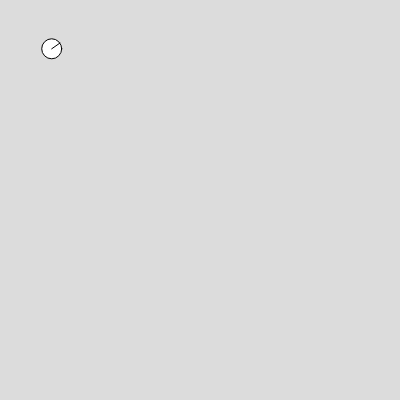
Frame 1 (no input)
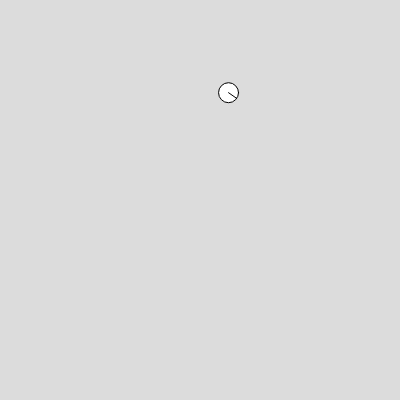
Frame 60 (no input)
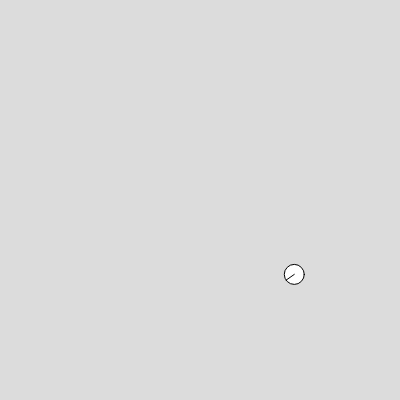
Frame 120 (the mouse pressed at the canvas centre since frame 60)

The p5.js sketch that drew these frames (run headless with seeded random() and noise() and a simulated clock; from frame 60 on, the mouse is pressed at the canvas centre):

// p5.js sketch
// ── sketch.js
//
// Bouncing ball, part 1: motion from velocity + acceleration vectors.
// A vector has both magnitude and direction. Each frame the ball's velocity
// vector moves it, an acceleration vector speeds it up (in the heading
// direction), and it bounces off the walls. See BouncingBallWithAcceleration
// for a version where YOU set the acceleration vector with the mouse.
//
// Source Documentation:
//  - https://p5js.org/reference/#/p5.Vector
//
// References:
//  - Coding Train: "Vectors - The Nature of Code" https://youtu.be/mWJkvxQXIa8
//  - Coding Train: "Vector Math - The Nature of Code" https://youtu.be/s6b1_3bNCxk
//
// Examples:
//  - https://p5js.org/examples/motion-non-orthogonal-reflection.html
//
// TODO:
// - Make walls with arbitrary angles for bouncing:
//    - https://stackoverflow.com/a/573206
//    - Book section on similar topic: http://bit.ly/387rBpT
//    - http://www.migapro.com/circle-and-rotated-rectangle-collision-detection/

let ball;

// Create the bouncing ball.
function setup() {
  createCanvas(400, 400);
  // Accessibility: text description of the canvas for screen readers
  // https://p5js.org/reference/p5/describe/
  describe("A white ball with a short heading line moves across a gray canvas, speeding up due to acceleration and bouncing off the four walls, illustrating velocity and acceleration vectors.");
  ball = new Ball();
  //noLoop();
}

// Each frame: advance the ball's physics, then draw it.
function draw() {
  background(220);
  ball.update();
  ball.draw();
}

class Ball{

  // Start at top-left with a random direction; acceleration points the same
  // way as the initial velocity, so the ball speeds up until it hits a wall.
  constructor(){
    this.position = createVector(50, 50);
    this.diameter = 20;
    
    this.baseAcceleration = 0.1;
    this.baseSpeed = 2;
    this.maxSpeed = 10;
    
    // make a new 2D unit vector from a random angle
    // a unit vector has a magnitude of 1, so this
    // only sets up the angle... the next line of code
    // establishes the magnitude of that angle (aka the velocity)
    this.velocity = p5.Vector.random2D();
    this.velocity.mult(this.baseSpeed);
    
    this.acceleration = this.velocity.copy().normalize();
    this.acceleration.setMag(this.baseAcceleration);
  }
  
  // Called after a wall bounce: reset speed to base and re-aim acceleration
  // along the (newly reflected) velocity so the ball keeps speeding up.
  resetVelocityAndAcceleration(){
    this.velocity.setMag(this.baseSpeed);

    // sets up an acceleration vector that always accelerates
    // in same exact direction as velocity vector
    this.acceleration = this.velocity.copy().normalize();
    this.acceleration.setMag(this.baseAcceleration);
  }

  // Position/size accessors (getters let you read x/y/radius like properties).
  get x(){
    return this.position.x;
  }

  get y(){
    return this.position.y;
  }

  get radius(){
    // see: https://developer.mozilla.org/en-US/docs/Web/JavaScript/Reference/Functions/get
    return this.diameter / 2;  
  }
  
  // Advance one frame: add acceleration to velocity (capping at maxSpeed), move
  // the ball, and bounce off any wall it crosses (flipping that axis and nudging
  // it back in-bounds so it can't stick to the edge).
  update(){
    this.velocity.add(this.acceleration);
    if(this.velocity.mag() >= this.maxSpeed){
      this.velocity.setMag(this.maxSpeed);
      this.acceleration.setMag(0); 
      
      // Note: could also use the limit function here to 
      // constrain velocity to its maxspeed
      // e.g., this.velocity.limit(this.maxSpeed);
    }
    
    this.position.add(this.velocity);
    
    if(this.x - this.radius <= 0 || this.x + this.radius >= width){
      this.velocity.x *= -1; 
      
      // needed so ball doesn't get stuck at edge due to rounding
      if(this.x - this.radius <= 0){
        this.position.x = this.radius; 
      }else{
        this.position.x = width - this.radius; 
      }
      
      this.resetVelocityAndAcceleration();
    }
    
    if(this.y - this.radius <= 0 || this.y + this.radius >= height){
      this.velocity.y *= -1; 
      
      // needed so ball doesn't get stuck on edge
      if(this.y - this.radius <= 0){
        this.position.y = this.radius; 
      }else{
        this.position.y = height - this.radius; 
      }
      
      this.resetVelocityAndAcceleration();
    }
  }
  
  // Draw the ball plus a short line pointing in its direction of travel.
  draw(){
    push();
    fill(255);
    ellipse(this.position.x, this.position.y, this.diameter);

    //draw heading line
    //print(degrees(this.velocity.heading()));
    let headingLineSize = this.radius;
    push();
    translate(this.position);
    stroke(0);
    
    // We want to normalize the velocity vector to *just* look
    // at its direction, which we will then use to create our
    // heading line. See https://youtu.be/uHusbFmq-4I?t=394
    let velocityNormalized = this.velocity.copy().normalize();
    let headingLineEnd = p5.Vector.mult(velocityNormalized, headingLineSize);
    line(0, 0, headingLineEnd.x, headingLineEnd.y);
    pop();
  }
}
